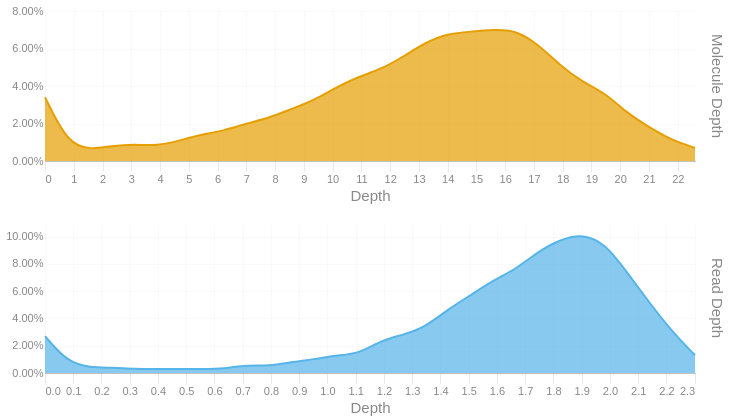

Source (notebook cell):
### Code cell
readdep = depth_hist(tb['Read Depth'], q99, 3)
readdep = readdep.with_columns(pl.lit('Read Depth').alias('Metric'))
if not SKIPLR:
    moldep = depth_hist(tb['Molecule Depth'], mol_q99, 1)
    moldep = moldep.with_columns(pl.lit('Molecule Depth').alias('Metric'))
    _hist = pl.concat([readdep, moldep])
    _hist = _hist.filter(pl.col('Proportion') != 0)
    with SafeRender(_hist):
        (
            alt.Chart(_hist)        
            .mark_area(interpolate = "basis")
            .encode(
                x=alt.X('Bin:Q').scale(domainMin=0).axis(alt.Axis(title='Depth')),
                y = alt.Y('Proportion:Q', title = None).axis(format = '.2%'),
                color = alt.Color('Metric:N').legend(None),
                row = alt.Row("Metric:N").header(title = None, labelOrient = 'right'),
                tooltip = [
                    alt.Tooltip("Metric:N", title = "Metric"),
                    alt.Tooltip('Interval:N', title = "Depth Interval"),
                    alt.Tooltip('Proportion:Q', title = "% Alignments").format('.2%')
                ]
            )
            .resolve_scale(x='independent', y='independent')
            .properties(
                height = 150, width = 650,
                usermeta={'embedOptions': {'downloadFileName': f'{samplename}.depth.hist'}}
            )
        ).display()
else:
    readdep = readdep.filter(pl.col('Proportion') != 0)
    with SafeRender(readdep):
        (
            alt.Chart(readdep)        
            .mark_area(interpolate = "basis")
            .encode(
                x=alt.X('Bin:Q').scale(domainMin=0).axis(alt.Axis(title='Depth')),
                y = alt.Y('Proportion:Q', title = None).axis(format = '.2%'),
                tooltip = [
                    alt.Tooltip('Interval:N', title = "Depth Interval"),
                    alt.Tooltip('Proportion:Q', title = "% Alignments").format('.2%')
                ]
            )
            .properties(
                usermeta={'embedOptions': {'downloadFileName': f'{samplename}.depth.hist'}}
            )
        ).display()

### Figure 1 — Vega-Lite specification as saved in the notebook (floating-point values rounded to 4 significant figures)
{"width": 650, "height": 150, "config": {"title": {"anchor": "start", "dy": -15, "fontSize": 18, "color": "#888888", "subtitleColor": "#888888", "subtitleFontSize": 14}, "arc": {"fill": "#0072B2"}, "axis": {"domainColor": "#888888", "domainWidth": 0.5, "gridWidth": 0.2, "grid": false, "titleFontWeight": 400, "titleFontSize": 15, "labelFontSize": 11, "labelColor": "#888888", "tickColor": "#888888", "tickWidth": 0.2, "titleColor": "#888888"}, "axisBand": {"grid": false}, "axisX": {"grid": true, "tickSize": 10, "domainCap": "round"}, "axisY": {"domain": false, "grid": true, "tickSize": 0, "domainCap": "round"}, "background": "transparent", "header": {"labelFontSize": 15, "labelColor": "#888888", "titleFontSize": 15, "titleFontWeight": 600, "titleColor": "#888888"}, "legend": {"labelFont": "sans-serif", "labelFontSize": 12, "labelColor": "#888888", "symbolSize": 100, "symbolType": "circle", "titleFontSize": 12, "titlePadding": 10, "titleColor": "#888888", "title": null}, "range": {"category": ["#E69F00", "#56B4E9", "#009E73", "#F0E442", "#0072B2", "#D55E00", "#CC79A7", "#000000"], "diverging": ["#cfe8f3", "#a2d4ec", "#73bfe2", "#46abdb", "#1696d2", "#12719e"]}, "area": {"fill": "#0072B2", "fillOpacity": 0.7, "line": true, "strokeOpacity": 0.7}, "line": {"color": "#0072B2", "stroke": "#0072B2", "strokeWidth": 2}, "trail": {"color": "#0072B2", "stroke": "#0072B2", "strokeWidth": 0, "size": 1}, "point": {"filled": true, "fillOpacity": 1.0, "size": 95}, "text": {"color": "#888888", "fontSize": 11, "align": "right", "fontWeight": 400, "size": 11}, "bar": {"fill": "#0072B2", "stroke": null}, "view": {"stroke": null, "continuousWidth": 660, "continuousHeight": 400}}, "data": {"name": "data-2935a454d1456268e4a22279261b6960"}, "mark": {"type": "area", "interpolate": "basis"}, "encoding": {"color": {"field": "Metric", "legend": null, "type": "nominal"}, "row": {"field": "Metric", "header": {"title": null, "labelOrient": "right"}, "type": "nominal"}, "tooltip": [{"field": "Metric", "title": "Metric", "type": "nominal"}, {"field": "Interval", "title": "Depth Interval", "type": "nominal"}, {"field": "Proportion", "format": ".2%", "title": "% Alignments", "type": "quantitative"}], "x": {"axis": {"title": "Depth"}, "field": "Bin", "scale": {"domainMin": 0}, "type": "quantitative"}, "y": {"axis": {"format": ".2%"}, "field": "Proportion", "title": null, "type": "quantitative"}}, "resolve": {"scale": {"x": "independent", "y": "independent"}}, "usermeta": {"embedOptions": {"downloadFileName": "S5_StJohns_3469.depth.hist"}}, "$schema": "https://vega.github.io/schema/vega-lite/v6.1.0.json", "datasets": {"data-2935a454d1456268e4a22279261b6960": [{"Bin": 0.0, "Interval": "0.0-0.079", "Proportion": 0.027, "Metric": "Read Depth"}, {"Bin": 0.079, "Interval": "0.079-0.159", "Proportion": 0.008, "Metric": "Read Depth"}, {"Bin": 0.159, "Interval": "0.159-0.238", "Proportion": 0.004, "Metric": "Read Depth"}, {"Bin": 0.238, "Interval": "0.238-0.317", "Proportion": 0.004, "Metric": "Read Depth"}, {"Bin": 0.317, "Interval": "0.317-0.397", "Proportion": 0.003, "Metric": "Read Depth"}, {"Bin": 0.397, "Interval": "0.397-0.476", "Proportion": 0.003, "Metric": "Read Depth"}, {"Bin": 0.476, "Interval": "0.476-0.555", "Proportion": 0.003, "Metric": "Read Depth"}, {"Bin": 0.555, "Interval": "0.555-0.635", "Proportion": 0.003, "Metric": "Read Depth"}, {"Bin": 0.635, "Interval": "0.635-0.714", "Proportion": 0.003, "Metric": "Read Depth"}, {"Bin": 0.714, "Interval": "0.714-0.793", "Proportion": 0.006, "Metric": "Read Depth"}, {"Bin": 0.793, "Interval": "0.793-0.873", "Proportion": 0.005, "Metric": "Read Depth"}, {"Bin": 0.873, "Interval": "0.873-0.952", "Proportion": 0.008, "Metric": "Read Depth"}, {"Bin": 0.952, "Interval": "0.952-1.031", "Proportion": 0.01, "Metric": "Read Depth"}, {"Bin": 1.031, "Interval": "1.031-1.111", "Proportion": 0.013, "Metric": "Read Depth"}, {"Bin": 1.111, "Interval": "1.111-1.19", "Proportion": 0.014, "Metric": "Read Depth"}, {"Bin": 1.19, "Interval": "1.19-1.269", "Proportion": 0.024, "Metric": "Read Depth"}, {"Bin": 1.269, "Interval": "1.269-1.349", "Proportion": 0.028, "Metric": "Read Depth"}, {"Bin": 1.349, "Interval": "1.349-1.428", "Proportion": 0.034, "Metric": "Read Depth"}, {"Bin": 1.428, "Interval": "1.428-1.507", "Proportion": 0.047, "Metric": "Read Depth"}, {"Bin": 1.507, "Interval": "1.507-1.587", "Proportion": 0.057, "Metric": "Read Depth"}, {"Bin": 1.587, "Interval": "1.587-1.666", "Proportion": 0.068, "Metric": "Read Depth"}, {"Bin": 1.666, "Interval": "1.666-1.745", "Proportion": 0.076, "Metric": "Read Depth"}, {"Bin": 1.745, "Interval": "1.745-1.825", "Proportion": 0.089, "Metric": "Read Depth"}, {"Bin": 1.825, "Interval": "1.825-1.904", "Proportion": 0.098, "Metric": "Read Depth"}, {"Bin": 1.904, "Interval": "1.904-1.983", "Proportion": 0.102, "Metric": "Read Depth"}, {"Bin": 1.983, "Interval": "1.983-2.063", "Proportion": 0.095, "Metric": "Read Depth"}, {"Bin": 2.063, "Interval": "2.063-2.142", "Proportion": 0.073, "Metric": "Read Depth"}, {"Bin": 2.142, "Interval": "2.142-2.221", "Proportion": 0.051, "Metric": "Read Depth"}, {"Bin": 2.221, "Interval": "2.221-2.301", "Proportion": 0.03, "Metric": "Read Depth"}, {"Bin": 2.301, "Interval": "2.301-2.38", "Proportion": 0.013, "Metric": "Read Depth"}, {"Bin": 0.0, "Interval": "0.0-0.8", "Proportion": 0.034, "Metric": "Molecule Depth"}, {"Bin": 0.8, "Interval": "0.8-1.6", "Proportion": 0.009, "Metric": "Molecule Depth"}, {"Bin": 1.6, "Interval": "1.6-2.3", "Proportion": 0.006, "Metric": "Molecule Depth"}, {"Bin": 2.3, "Interval": "2.3-3.1", "Proportion": 0.008, "Metric": "Molecule Depth"}, {"Bin": 3.1, "Interval": "3.1-3.9", "Proportion": 0.009, "Metric": "Molecule Depth"}, {"Bin": 3.9, "Interval": "3.9-4.7", "Proportion": 0.008, "Metric": "Molecule Depth"}, {"Bin": 4.7, "Interval": "4.7-5.4", "Proportion": 0.011, "Metric": "Molecule Depth"}, {"Bin": 5.4, "Interval": "5.4-6.2", "Proportion": 0.014, "Metric": "Molecule Depth"}, {"Bin": 6.2, "Interval": "6.2-7.0", "Proportion": 0.016, "Metric": "Molecule Depth"}, {"Bin": 7.0, "Interval": "7.0-7.8", "Proportion": 0.02, "Metric": "Molecule Depth"}, {"Bin": 7.8, "Interval": "7.8-8.6", "Proportion": 0.023, "Metric": "Molecule Depth"}, {"Bin": 8.6, "Interval": "8.6-9.3", "Proportion": 0.028, "Metric": "Molecule Depth"}, {"Bin": 9.3, "Interval": "9.3-10.1", "Proportion": 0.032, "Metric": "Molecule Depth"}, {"Bin": 10.1, "Interval": "10.1-10.9", "Proportion": 0.039, "Metric": "Molecule Depth"}, {"Bin": 10.9, "Interval": "10.9-11.7", "Proportion": 0.045, "Metric": "Molecule Depth"}, {"Bin": 11.7, "Interval": "11.7-12.5", "Proportion": 0.049, "Metric": "Molecule Depth"}, {"Bin": 12.5, "Interval": "12.5-13.2", "Proportion": 0.056, "Metric": "Molecule Depth"}, {"Bin": 13.2, "Interval": "13.2-14.0", "Proportion": 0.063, "Metric": "Molecule Depth"}, {"Bin": 14.0, "Interval": "14.0-14.8", "Proportion": 0.068, "Metric": "Molecule Depth"}, {"Bin": 14.8, "Interval": "14.8-15.6", "Proportion": 0.069, "Metric": "Molecule Depth"}, {"Bin": 15.6, "Interval": "15.6-16.3", "Proportion": 0.07, "Metric": "Molecule Depth"}, {"Bin": 16.3, "Interval": "16.3-17.1", "Proportion": 0.07, "Metric": "Molecule Depth"}, {"Bin": 17.1, "Interval": "17.1-17.9", "Proportion": 0.063, "Metric": "Molecule Depth"}, {"Bin": 17.9, "Interval": "17.9-18.7", "Proportion": 0.051, "Metric": "Molecule Depth"}, {"Bin": 18.7, "Interval": "18.7-19.5", "Proportion": 0.042, "Metric": "Molecule Depth"}, {"Bin": 19.5, "Interval": "19.5-20.2", "Proportion": 0.036, "Metric": "Molecule Depth"}, {"Bin": 20.2, "Interval": "20.2-21.0", "Proportion": 0.026, "Metric": "Molecule Depth"}, {"Bin": 21.0, "Interval": "21.0-21.8", "Proportion": 0.018, "Metric": "Molecule Depth"}, {"Bin": 21.8, "Interval": "21.8-22.6", "Proportion": 0.011, "Metric": "Molecule Depth"}, {"Bin": 22.6, "Interval": "22.6-23.35", "Proportion": 0.007, "Metric": "Molecule Depth"}]}}
